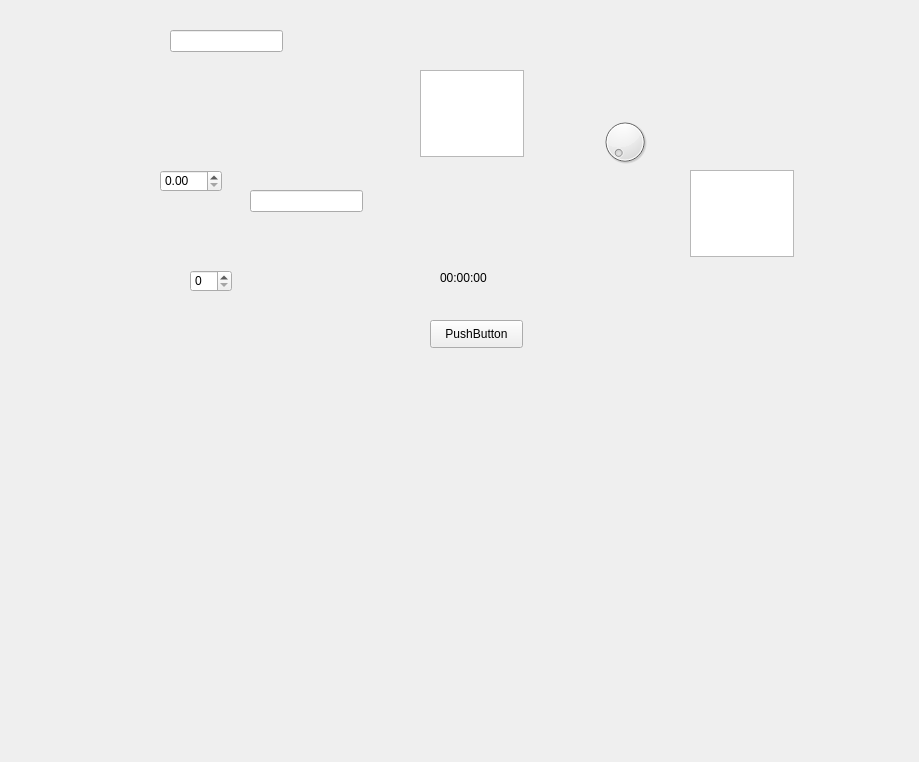
<?xml version="1.0" encoding="UTF-8"?>
<ui version="4.0">
 <class>Form</class>
 <widget class="QWidget" name="Form">
  <property name="geometry">
   <rect>
    <x>0</x>
    <y>0</y>
    <width>919</width>
    <height>762</height>
   </rect>
  </property>
  <property name="minimumSize">
   <size>
    <width>360</width>
    <height>240</height>
   </size>
  </property>
  <property name="maximumSize">
   <size>
    <width>3840</width>
    <height>2160</height>
   </size>
  </property>
  <property name="windowTitle">
   <string>Form</string>
  </property>
  <widget class="QDoubleSpinBox" name="doubleSpinBox">
   <property name="geometry">
    <rect>
     <x>160</x>
     <y>170</y>
     <width>62</width>
     <height>22</height>
    </rect>
   </property>
  </widget>
  <widget class="QLineEdit" name="lineEdit">
   <property name="geometry">
    <rect>
     <x>170</x>
     <y>30</y>
     <width>113</width>
     <height>22</height>
    </rect>
   </property>
  </widget>
  <widget class="QSpinBox" name="spinBox">
   <property name="geometry">
    <rect>
     <x>190</x>
     <y>270</y>
     <width>42</width>
     <height>22</height>
    </rect>
   </property>
  </widget>
  <widget class="QDial" name="dial">
   <property name="geometry">
    <rect>
     <x>600</x>
     <y>110</y>
     <width>50</width>
     <height>64</height>
    </rect>
   </property>
  </widget>
  <widget class="QPushButton" name="pushButton">
   <property name="geometry">
    <rect>
     <x>430</x>
     <y>320</y>
     <width>93</width>
     <height>28</height>
    </rect>
   </property>
   <property name="text">
    <string>PushButton</string>
   </property>
  </widget>
  <widget class="QLineEdit" name="lineEdit_2">
   <property name="geometry">
    <rect>
     <x>250</x>
     <y>190</y>
     <width>113</width>
     <height>22</height>
    </rect>
   </property>
  </widget>
  <widget class="QTextEdit" name="textEdit">
   <property name="geometry">
    <rect>
     <x>420</x>
     <y>70</y>
     <width>104</width>
     <height>87</height>
    </rect>
   </property>
  </widget>
  <widget class="QPlainTextEdit" name="plainTextEdit">
   <property name="geometry">
    <rect>
     <x>690</x>
     <y>170</y>
     <width>104</width>
     <height>87</height>
    </rect>
   </property>
  </widget>
  <widget class="QLabel" name="labelText">
   <property name="geometry">
    <rect>
     <x>440</x>
     <y>270</y>
     <width>55</width>
     <height>16</height>
    </rect>
   </property>
   <property name="text">
    <string>00:00:00</string>
   </property>
  </widget>
 </widget>
 <resources/>
 <connections/>
</ui>
